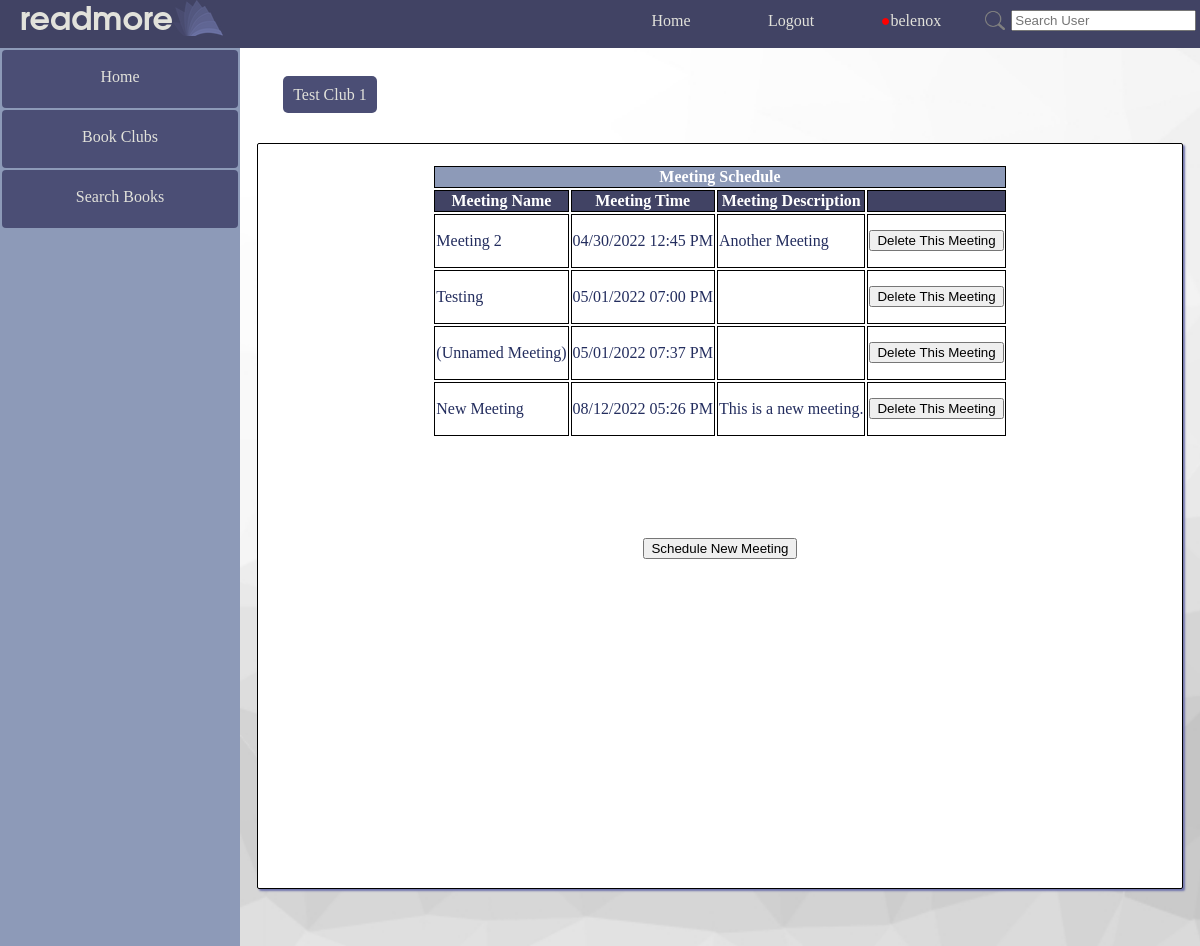
Screenshot of /readmore/club_schedule/2/ (signed in) with the database file from the repository.
### readmore_app/models.py (models this page shows)
class Club(models.Model):
    club_id = models.AutoField(primary_key=True)
    club_name = models.CharField(max_length=100)
    club_description = models.TextField(blank=True)
    club_owner = models.ForeignKey(UserExt, on_delete=models.CASCADE)
    club_users = models.ManyToManyField(UserExt, related_name="user_clubs")
    club_pending_invites = models.ManyToManyField('UserExt', related_name="pending_invites", blank=True)
    club_library = models.ManyToManyField('ClubBook', related_name='clubs', blank=True)

class Meeting(models.Model):
    meeting_id = models.AutoField(primary_key=True)
    meeting_name = models.CharField(max_length=100, blank=True)
    meeting_description = models.TextField(blank=True)
    meeting_club = models.ForeignKey(Club, models.CASCADE)
    meeting_time = models.DateTimeField()
    @staticmethod
    def update_meetings(club_id):
        club = Club.objects.get(pk=club_id)
        club_meetings = Meeting.objects.filter(meeting_club=club)
        delete_ids = []
        for meeting in club_meetings:
            if meeting.meeting_time < timezone.now():
                delete_ids.append(meeting.meeting_id)
        for id in delete_ids:
            Meeting.objects.get(pk=id).delete()
        return bool(delete_ids)

### readmore_app/views.py (the view, shortened to what this page needs)
# urls.py: path('club_schedule/<int:club_id>/', views.club_schedule, name='club_schedule'),
def club_schedule(request, club_id):
    if not request.user.is_authenticated:
        return HttpResponseRedirect(reverse("readmore_app:login"))
    real_user = UserExt.objects.get(pk=request.user.id)
    club = get_object_or_404(Club, club_id=club_id)
    meetings = Meeting.objects.filter(meeting_club=club).order_by('meeting_time')
    Meeting.update_meetings(club_id)
    if real_user == club.club_owner:
        message = False
        if request.method != "POST":
            form = meetingform()
            return render(request, "readmore_app/schedule.html", {"real_user": real_user, "club": club, 'meetings': meetings, 'form': form})
    else:
        return render(request, "readmore_app/schedule_member_view.html", {"real_user": real_user, 'meetings': meetings, "club": club})

### readmore_app/forms.py (shortened to what this page needs)
class meeting(forms.Form):
    meeting_name = forms.CharField(widget=forms.TextInput(attrs={'size':50}), validators=[validators.RegexValidator(regex="^.{0,100}$", message="Meeting name must be less than 100 characters.")], required=False)
    meeting_date = forms.DateField(widget=forms.SelectDateWidget(years=[*range(datetime.now().year, datetime.now().year + 100)]))
    meeting_time = forms.TimeField(widget=forms.TimeInput(attrs={"type": "time"}))
    meeting_description = forms.CharField(validators=[validators.RegexValidator(".{0,300}$", message="Description must be 300 or fewer characters.")], widget=forms.Textarea(attrs={'cols': 50, 'rows': 6, 'style': 'resize: vertical;'}), required=False)

### readmore_app/templatetags/extras.py (called while the page is built)
@register.simple_tag
def num_notifications(user_id):
    try:
        this_user = UserExt.objects.get(pk=user_id)
        return Notification.objects.filter(notification_user=this_user).count()
    except Exception as e:
        return ""

### readmore_app/templates/readmore_app/schedule.html (shortened to what this page needs)
{% extends parent_template|default:"base.html" %}
{% load static %}
{% load extras %}
{% block content %}
<div style="display:flex;flex-direction: column;align-items: center;padding: 4% 0%;margin-left:0%;height:fit-content;">
<div style="align-self: flex-start;margin-left: 4.5%;">
	<a class="anchor_button" href="{% url 'readmore_app:club' club.club_id %}" style="margin-top: 1.5%; ">{{ club.club_name }}</a>
</div>
<div class="basic_card" style="width: 92%;">
<center>
    <table id="schedule">
        <tr><th colspan="4" style="text-align: center; background: #8d9ab8; color: white;">Meeting Schedule</th></tr>
        <tr>
            <th style="background: #414364; color: white;">Meeting Name</th>
            <th style="background: #414364; color: white;">Meeting Time</th>
            <th style="background: #414364; color: white;">Meeting Description</th>
            <th style="background: #414364; color: white;"></th>
        </tr>
        {% for meeting in meetings %}
        <tr id="meeting{{ meeting.meeting_id }}">
            <td class="meeting_name" style="max-width: 15vw; word-wrap: break-word;"><p>{% if not meeting.meeting_name %}(Unnamed Meeting){% endif %}{{ meeting.meeting_name }}</p></td>
            <td>{{ meeting.meeting_time|date:'m/d/Y h:i A' }}</td>
            <td class="meeting_desc" style="max-width: 38vw; word-wrap: break-word;"><p>{{ meeting.meeting_description }}</p></td>
            <td><button onclick="deleteMeeting({{ meeting.meeting_id }});">Delete This Meeting</button></td>
        </tr>
        {% endfor %}
    </table>
    <div style="height: 100px;"></div>
    <button id="show_form_button" onclick="show_form();" style="{% if request.method == 'POST' %}display:none{% endif %}">Schedule New Meeting</button>
    </center>
</div>
</div>
{% endblock %}

### templates/base.html (shortened to what this page needs)
{% load extras %}
{% load static %}
<!DOCTYPE html>
<html lang="en">
  <head>
    <link rel=stylesheet href="{% static 'readmore_app/style.css' %}">
  </head>
  <body>
    <div class="container" >
      <div class="navbar navbar_wrapper">
        <div class="navbar">
          <div><h2 class="logo">readmore</h2></div>
          <div><img src="{% static 'readmore_app/logo_small.png' %}"></div>
        </div>
        <div class="navbar_links" style="padding-right:2%;">
          <a class="link" href="{% url 'readmore_app:index' %}">Home</a>
          {% if not user.is_authenticated %}
          <a class="link" href="{% url 'readmore_app:login' %}" >Login</a>
          <a class="link" href="{% url 'readmore_app:registration' %}">Register</a>
          {% else %}
          <a href="{% url 'readmore_app:logout' %}" >Logout</a>
          <div id="drop">
              {% num_notifications user.id as has_notifications %}
              <a  href="{% url 'readmore_app:profile' user.id %}" style="padding-bottom:17px;"><span id="notification_dot" style="color: red;">{% if has_notifications %}●{% endif %}</span>{{ user.username }}</a>
          </div>
          <div style="padding: 0.5%;">
            <form style="display: flex; left: 0px; position: relative; top:7px; align-items: center;" class="link" method="POST" action="{% url 'readmore_app:user_search_results' %}">
              <input type="image" width="20px" style="margin-right: 3%;" src="{% static 'readmore_app/logo_search.png' %}">
              <input type="text" placeholder="Search User" name="search_query" >
            </form>
          </div>
          {% endif %}
        </div>
      </div>
      <div class="content-container">
          {% if user.is_authenticated %}
          <div class="sidebar">
              <a href="{% url 'readmore_app:index' %}">Home</a>
              <a href="{% url 'readmore_app:book_clubs' %}">Book Clubs</a>
              <a href="{% url 'readmore_app:search_book' %}">Search Books</a>
          </div>
          <main style="margin:0;">
          {% endif %}
          {% block content %}{% endblock %}
          </main>
      </div>
    </div>
  </body>
</html>

### readmore_app/static/readmore_app/style.css (style rules this page uses)
body { font-family: Garamond, Georgia, serif; margin:0; overflow: hidden; }
a { text-decoration: none; }
h2.logo { color:#e2e2db; font-family:Arial, Helvetica, sans-serif; font-weight:800px; margin-left: 20px; font-size:32px; margin-top: 6px; }
.container { display:flex; flex-flow: column; height: inherit; overflow: hidden; }
.content-container { display: flex; justify-content: start; flex-direction: row; flex-wrap: nowrap; height: 100vh; }
h2.logo { color:#e2e2db; font-family: Avantgarde, TeX Gyre Adventor, URW Gothic L, sans-serif; font-weight:800px; margin-left: 20px; font-size:32px; margin-top: 6px; }
main { background-image: url(white_background.jpg); background-attachment:scroll; background-size:cover; display: flex; width: 80%; min-height: 100%; height: 100% auto; color: #232D5E; overflow-y: auto; overflow-x: hidden; justify-content:center; }
main > * { margin-left: 4.5%; }
main > div { width: 100%; }
#drop { display: flex; flex-direction: column; align-content: center; align-items: center; margin-right:2%; }
.basic_card { border-radius: 2px; box-shadow: 2px 2px 2px#7074ac; border-color: black; width: 100%; background-color: white; min-height: 70vh; height:fit-content; overflow: hidden; border-style: solid; border-width: 1px; padding: 20px; padding-bottom: 10%; margin: 4%; }
.anchor_button { border-radius: 5px; color: #e2e2db; height: auto; width: fit-content; border: none; padding: 10px; background: #4b4e75; }
div.sidebar { position: relative; text-align: center; background: #8d9ab8; width:20%; height:100vh; }
.sidebar a { margin: 2px 2px 2px 2px; border-radius: 4px; color: #e2e2db; height: 30px; display:block; width:auto; border:none; padding: 10px; padding-top: 18px ; background: #4b4e75; }
.navbar_wrapper { padding-right: 2%; width:100%; }
.navbar { height:3em; }
div.navbar { float:initial; display: flex; border: none; position: relative; background: #414364; z-index: 1; justify-content: space-between; }
.navbar a { min-width: 120px; text-align: center; border-radius: 4px; font-size: medium; text-decoration: none; color: #e2e2db; background: none; padding: 12px 0px; }
.navbar_links { float:initial; display: flex; border: none; position: relative; z-index: 1; justify-content: space-between; }

### readmore_app/templates/readmore_app/schedule.html (style rules this page uses)
#schedule td { border: 1px solid black; }
#schedule th { border: 1px solid black; }

### rows the page displays
Club: club_name "Test Club 1"
Meeting: meeting_name "Meeting 2", meeting_time "04/30/2022 12:45 PM", meeting_description "Another Meeting"
Meeting: meeting_name "Testing", meeting_time "05/01/2022 07:00 PM"
Meeting: meeting_name "(Unnamed Meeting)", meeting_time "05/01/2022 07:37 PM"
Meeting: meeting_name "New Meeting", meeting_time "08/12/2022 05:26 PM", meeting_description "This is a new meeting."

### other values shown
{{ user.username }} "belenox"
